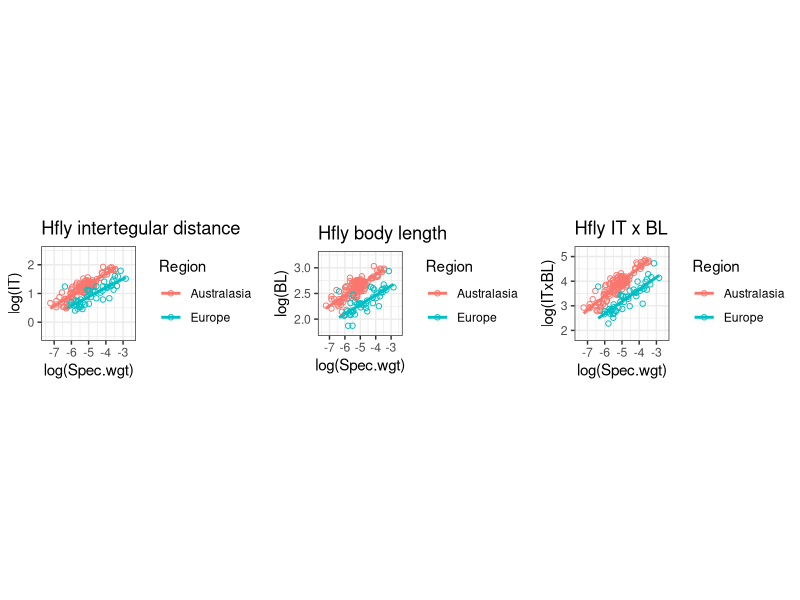

This chart was generated by the following R code: (Note: this script raises an error after producing the figure.)
#Data frames

PredAllo=read.csv("PredAlloPoll10218.csv",header=T)

##Individual data frames
PredAllo.split=split(PredAllo,PredAllo$Taxa)
BEE=PredAllo.split[[1]]
HOV=PredAllo.split[[2]]

#Libraries

require(ggplot2)
require(gridExtra)

#Hoverflies

HOV1=ggplot(HOV,aes(x=log(Spec.wgt),y=log(IT),colour=Region))+coord_equal(xlim=c(-7.5,-2.5),ylim=c(-0.5,2.5))+
  geom_smooth(method="lm", formula=y~x,se=F)+
  geom_point(aes(),lwd=2,shape=1)+theme_bw()+theme(aspect.ratio=1)+ggtitle("Hfly intertegular distance")

HOV2=ggplot(HOV,aes(x=log(Spec.wgt),y=log(BL),colour=Region))+coord_equal(xlim=c(-7.5,-2.5),ylim=c(1.75,3.25))+
  geom_smooth(method="lm", formula=y~x,se=F)+
  geom_point(aes(),lwd=2,shape=1)+theme_bw()+theme(aspect.ratio=1)+ggtitle("Hfly body length")

HOV3=ggplot(HOV,aes(x=log(Spec.wgt),y=log(ITxBL),colour=Region))+coord_equal(xlim=c(-7.5,-2.5),ylim=c(1.75,5.25))+
  geom_smooth(method="lm", formula=y~x,se=F)+
  geom_point(aes(),lwd=2,shape=1)+theme_bw()+theme(aspect.ratio=1)+ggtitle("Hfly IT x BL")

grid.arrange(HOV1,HOV2,HOV3,ncol=3)
bee_all$Measurement
#Bees
BEE1=ggplot(bee_mean,aes(x=log(Spec.wgt),y=log(IT),colour=Measurement))+coord_equal(xlim=c(-10,-0),ylim=c(-0.5,2.5))+
  geom_smooth(method="lm", formula=y~x,se=F)+
  geom_point(aes(),lwd=2,shape=1)+theme_bw()+theme(aspect.ratio=1)+ggtitle("Bee intertegular distance")
BEE1
BEE2=ggplot(bee_all,aes(x=log(Spec.wgt),y=log(BL),colour=Region))+coord_equal(xlim=c(-10,0),ylim=c(1,4))+
  geom_smooth(method="lm", formula=y~x,se=F)+
  geom_point(aes(),lwd=2,shape=1)+theme_bw()+theme(aspect.ratio=1)+ggtitle("Bee body length")
BEE2


Plots=grid.arrange(BEE1,BEE2,HOV1,HOV2,ncol=3,nrow=2)

ggsave("Plots #1.pdf",Plots,device="pdf",width = 15, height = 7.5)

#Bees
BEE4=ggplot(BEE,aes(x=log(Spec.wgt),y=log(IT_cor),colour=Region))+coord_equal(xlim=c(-10,-0),ylim=c(-0.5,2.5))+
geom_smooth(method="lm", formula=y~x,se=F)+  
  geom_point(aes(),lwd=2,shape=1)+theme_bw()+theme(aspect.ratio=1)+ggtitle("Bees")

BEE5=ggplot(bee_all,aes(x=log(Spec.wgt),y=log(IT_cor),colour=Family))+coord_equal(xlim=c(-10,-0),ylim=c(-0.5,2.5))+
  geom_smooth(method="lm", formula=y~x,se=F)+  
  geom_point(aes(),lwd=2,shape=1)+theme_bw()+theme(aspect.ratio=1)+ggtitle("  ")

BEE6=ggplot(bee_all,aes(x=log(Spec.wgt),y=log(IT_cor),colour=Subfamily))+coord_equal(xlim=c(-10,-0),ylim=c(-0.5,2.5))+
  geom_smooth(method="lm", formula=y~x,se=F)+  
  geom_point(aes(),lwd=2,shape=1)+theme_bw()+theme(aspect.ratio=1)+ggtitle("  ")



#Hoverflies
HOV4=ggplot(hov_all,aes(x=log(Spec.wgt),y=log(IT_cor),colour=Country))+coord_equal(xlim=c(-10,-0),ylim=c(-0.5,2.5))+
  geom_smooth(method="lm", formula=y~x,se=F)+  
  geom_point(aes(),lwd=2,shape=1)+theme_bw()+theme(aspect.ratio=1)+ggtitle("Hoverflies")

HOV5=ggplot(hov_all,aes(x=log(Spec.wgt),y=log(IT_cor),colour=Subfamily))+coord_equal(xlim=c(-10,-0),ylim=c(-0.5,2.5))+
  geom_smooth(method="lm", formula=y~x,se=F)+  
  geom_point(aes(),lwd=2,shape=1)+theme_bw()+theme(aspect.ratio=1)+ggtitle("  ")

HOV6=ggplot(HOV,aes(x=log(Spec.wgt),y=log(IT),colour=Tribe))+coord_equal(xlim=c(-10,-0),ylim=c(-0.5,2.5))+
  geom_smooth(method="lm", formula=y~x,se=F)+  
  geom_point(aes(),lwd=2,shape=1)+theme_bw()+theme(aspect.ratio=1)+ggtitle("  ")

ggsave("Plots #2.pdf",grid.arrange(BEE4,BEE5,BEE6,HOV4,HOV5,HOV6,ncol=3,nrow=2),device="pdf",width = 15, height = 7.5)
